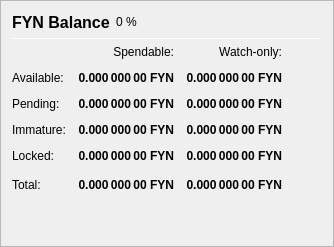
                   <widget class="QFrame" name="frame_Balances">
                    <property name="frameShape">
                     <enum>QFrame::StyledPanel</enum>
                    </property>
                    <property name="frameShadow">
                     <enum>QFrame::Raised</enum>
                    </property>
                    <layout class="QVBoxLayout" name="verticalLayout_4">
                     <item>
                      <layout class="QHBoxLayout" name="horizontalLayout_4">
                       <item>
                        <widget class="QLabel" name="label_5">
                         <property name="minimumSize">
                          <size>
                           <width>0</width>
                           <height>20</height>
                          </size>
                         </property>
                         <property name="font">
                          <font>
                           <pointsize>12</pointsize>
                           <weight>75</weight>
                           <bold>true</bold>
                          </font>
                         </property>
                         <property name="text">
                          <string>FYN Balance</string>
                         </property>
                        </widget>
                       </item>
                       <item>
                        <widget class="QLabel" name="labelFYNPercent">
                         <property name="text">
                          <string notr="true">0 %</string>
                         </property>
                        </widget>
                       </item>
                       <item>
                        <spacer name="horizontalSpacer_3">
                         <property name="orientation">
                          <enum>Qt::Horizontal</enum>
                         </property>
                         <property name="sizeHint" stdset="0">
                          <size>
                           <width>40</width>
                           <height>20</height>
                          </size>
                         </property>
                        </spacer>
                       </item>
                      </layout>
                     </item>
                     <item>
                      <widget class="Line" name="line_Balance">
                       <property name="minimumSize">
                        <size>
                         <width>0</width>
                         <height>1</height>
                        </size>
                       </property>
                       <property name="maximumSize">
                        <size>
                         <width>16777215</width>
                         <height>1</height>
                        </size>
                       </property>
                       <property name="orientation">
                        <enum>Qt::Horizontal</enum>
                       </property>
                      </widget>
                     </item>
                     <item>
                      <layout class="QGridLayout" name="gridLayout">
                       <property name="spacing">
                        <number>12</number>
                       </property>
                       <item row="0" column="1">
                        <widget class="QLabel" name="labelSpendable">
                         <property name="text">
                          <string>Spendable:</string>
                         </property>
                         <property name="alignment">
                          <set>Qt::AlignRight|Qt::AlignTrailing|Qt::AlignVCenter</set>
                         </property>
                        </widget>
                       </item>
                       <item row="0" column="2">
                        <widget class="QLabel" name="labelWatchonly">
                         <property name="text">
                          <string>Watch-only:</string>
                         </property>
                         <property name="alignment">
                          <set>Qt::AlignRight|Qt::AlignTrailing|Qt::AlignVCenter</set>
                         </property>
                        </widget>
                       </item>
                       <item row="1" column="0">
                        <widget class="QLabel" name="labelBalanceText">
                         <property name="text">
                          <string>Available:</string>
                         </property>
                        </widget>
                       </item>
                       <item row="1" column="1">
                        <widget class="QLabel" name="labelBalance">
                         <property name="font">
                          <font>
                           <weight>75</weight>
                           <bold>true</bold>
                          </font>
                         </property>
                         <property name="cursor">
                          <cursorShape>IBeamCursor</cursorShape>
                         </property>
                         <property name="toolTip">
                          <string>Your current spendable balance</string>
                         </property>
                         <property name="text">
                          <string notr="true">0.000 000 00 FYN</string>
                         </property>
                         <property name="alignment">
                          <set>Qt::AlignRight|Qt::AlignTrailing|Qt::AlignVCenter</set>
                         </property>
                         <property name="textInteractionFlags">
                          <set>Qt::LinksAccessibleByMouse|Qt::TextSelectableByKeyboard|Qt::TextSelectableByMouse</set>
                         </property>
                        </widget>
                       </item>
                       <item row="1" column="2">
                        <widget class="QLabel" name="labelWatchAvailable">
                         <property name="font">
                          <font>
                           <weight>75</weight>
                           <bold>true</bold>
                          </font>
                         </property>
                         <property name="cursor">
                          <cursorShape>IBeamCursor</cursorShape>
                         </property>
                         <property name="toolTip">
                          <string>Your current balance in watch-only addresses</string>
                         </property>
                         <property name="text">
                          <string notr="true">0.000 000 00 FYN</string>
                         </property>
                         <property name="alignment">
                          <set>Qt::AlignRight|Qt::AlignTrailing|Qt::AlignVCenter</set>
                         </property>
                         <property name="textInteractionFlags">
                          <set>Qt::LinksAccessibleByMouse|Qt::TextSelectableByKeyboard|Qt::TextSelectableByMouse</set>
                         </property>
                        </widget>
                       </item>
                       <item row="2" column="0">
                        <widget class="QLabel" name="labelPendingText">
                         <property name="text">
                          <string>Pending:</string>
                         </property>
                        </widget>
                       </item>
                       <item row="2" column="1">
                        <widget class="QLabel" name="labelUnconfirmed">
                         <property name="font">
                          <font>
                           <weight>75</weight>
                           <bold>true</bold>
                          </font>
                         </property>
                         <property name="cursor">
                          <cursorShape>IBeamCursor</cursorShape>
                         </property>
                         <property name="toolTip">
                          <string>Total of transactions that have yet to be confirmed, and do not yet count toward the spendable balance</string>
                         </property>
                         <property name="text">
                          <string notr="true">0.000 000 00 FYN</string>
                         </property>
                         <property name="alignment">
                          <set>Qt::AlignRight|Qt::AlignTrailing|Qt::AlignVCenter</set>
                         </property>
                         <property name="textInteractionFlags">
                          <set>Qt::LinksAccessibleByMouse|Qt::TextSelectableByKeyboard|Qt::TextSelectableByMouse</set>
                         </property>
                        </widget>
                       </item>
                       <item row="2" column="2">
                        <widget class="QLabel" name="labelWatchPending">
                         <property name="font">
                          <font>
                           <weight>75</weight>
                           <bold>true</bold>
                          </font>
                         </property>
                         <property name="cursor">
                          <cursorShape>IBeamCursor</cursorShape>
                         </property>
                         <property name="toolTip">
                          <string>Unconfirmed transactions to watch-only addresses</string>
                         </property>
                         <property name="text">
                          <string notr="true">0.000 000 00 FYN</string>
                         </property>
                         <property name="alignment">
                          <set>Qt::AlignRight|Qt::AlignTrailing|Qt::AlignVCenter</set>
                         </property>
                         <property name="textInteractionFlags">
                          <set>Qt::LinksAccessibleByMouse|Qt::TextSelectableByKeyboard|Qt::TextSelectableByMouse</set>
                         </property>
                        </widget>
                       </item>
                       <item row="3" column="0">
                        <widget class="QLabel" name="labelImmatureText">
                         <property name="text">
                          <string>Immature:</string>
                         </property>
                        </widget>
                       </item>
                       <item row="3" column="1">
                        <widget class="QLabel" name="labelImmature">
                         <property name="font">
                          <font>
                           <weight>75</weight>
                           <bold>true</bold>
                          </font>
                         </property>
                         <property name="cursor">
                          <cursorShape>IBeamCursor</cursorShape>
                         </property>
                         <property name="toolTip">
                          <string>Staked or masternode rewards that has not yet matured</string>
                         </property>
                         <property name="text">
                          <string notr="true">0.000 000 00 FYN</string>
                         </property>
                         <property name="alignment">
                          <set>Qt::AlignRight|Qt::AlignTrailing|Qt::AlignVCenter</set>
                         </property>
                         <property name="textInteractionFlags">
                          <set>Qt::LinksAccessibleByMouse|Qt::TextSelectableByKeyboard|Qt::TextSelectableByMouse</set>
                         </property>
                        </widget>
                       </item>
                       <item row="3" column="2">
                        <widget class="QLabel" name="labelWatchImmature">
                         <property name="font">
                          <font>
                           <weight>75</weight>
                           <bold>true</bold>
                          </font>
                         </property>
                         <property name="cursor">
                          <cursorShape>IBeamCursor</cursorShape>
                         </property>
                         <property name="toolTip">
                          <string>Staked or masternode rewards in watch-only addresses that has not yet matured</string>
                         </property>
                         <property name="text">
                          <string notr="true">0.000 000 00 FYN</string>
                         </property>
                         <property name="alignment">
                          <set>Qt::AlignRight|Qt::AlignTrailing|Qt::AlignVCenter</set>
                         </property>
                         <property name="textInteractionFlags">
                          <set>Qt::LinksAccessibleByMouse|Qt::TextSelectableByKeyboard|Qt::TextSelectableByMouse</set>
                         </property>
                        </widget>
                       </item>
                       <item row="4" column="0">
                        <widget class="QLabel" name="labelLockedBalanceText">
                         <property name="toolTip">
                          <string>Locked FYN or Masternode collaterals. These are excluded from zFYN minting.</string>
                         </property>
                         <property name="text">
                          <string>Locked:</string>
                         </property>
                        </widget>
                       </item>
                       <item row="4" column="1">
                        <widget class="QLabel" name="labelLockedBalance">
                         <property name="font">
                          <font>
                           <weight>75</weight>
                           <bold>true</bold>
                          </font>
                         </property>
                         <property name="cursor">
                          <cursorShape>IBeamCursor</cursorShape>
                         </property>
                         <property name="toolTip">
                          <string>Locked FYN or Masternode collaterals. These are excluded from zFYN minting.</string>
                         </property>
                         <property name="text">
                          <string notr="true">0.000 000 00 FYN</string>
                         </property>
                         <property name="alignment">
                          <set>Qt::AlignRight|Qt::AlignTrailing|Qt::AlignVCenter</set>
                         </property>
                         <property name="textInteractionFlags">
                          <set>Qt::LinksAccessibleByMouse|Qt::TextSelectableByKeyboard|Qt::TextSelectableByMouse</set>
                         </property>
                        </widget>
                       </item>
                       <item row="4" column="2">
                        <widget class="QLabel" name="labelWatchLocked">
                         <property name="font">
                          <font>
                           <weight>75</weight>
                           <bold>true</bold>
                          </font>
                         </property>
                         <property name="cursor">
                          <cursorShape>IBeamCursor</cursorShape>
                         </property>
                         <property name="toolTip">
                          <string>Current locked balance in watch-only addresses</string>
                         </property>
                         <property name="text">
                          <string notr="true">0.000 000 00 FYN</string>
                         </property>
                         <property name="alignment">
                          <set>Qt::AlignRight|Qt::AlignTrailing|Qt::AlignVCenter</set>
                         </property>
                         <property name="textInteractionFlags">
                          <set>Qt::LinksAccessibleByMouse|Qt::TextSelectableByKeyboard|Qt::TextSelectableByMouse</set>
                         </property>
                        </widget>
                       </item>
                       <item row="5" column="0">
                        <widget class="QLabel" name="labelTotalText">
                         <property name="text">
                          <string>Total:</string>
                         </property>
                         <property name="toolTip">
                          <string>Your current FYN balance, unconfirmed and immature transactions included</string>
                         </property>
                        </widget>
                       </item>
                       <item row="5" column="1">
                        <widget class="QLabel" name="labelTotal">
                         <property name="font">
                          <font>
                           <weight>75</weight>
                           <bold>true</bold>
                          </font>
                         </property>
                         <property name="cursor">
                          <cursorShape>IBeamCursor</cursorShape>
                         </property>
                         <property name="toolTip">
                          <string>Your current FYN balance, unconfirmed and immature transactions included</string>
                         </property>
                         <property name="text">
                          <string notr="true">0.000 000 00 FYN</string>
                         </property>
                         <property name="alignment">
                          <set>Qt::AlignRight|Qt::AlignTrailing|Qt::AlignVCenter</set>
                         </property>
                         <property name="textInteractionFlags">
                          <set>Qt::LinksAccessibleByMouse|Qt::TextSelectableByKeyboard|Qt::TextSelectableByMouse</set>
                         </property>
                        </widget>
                       </item>
                       <item row="5" column="2">
                        <widget class="QLabel" name="labelWatchTotal">
                         <property name="font">
                          <font>
                           <weight>75</weight>
                           <bold>true</bold>
                          </font>
                         </property>
                         <property name="cursor">
                          <cursorShape>IBeamCursor</cursorShape>
                         </property>
                         <property name="toolTip">
                          <string>Current total balance in watch-only addresses</string>
                         </property>
                         <property name="text">
                          <string notr="true">0.000 000 00 FYN</string>
                         </property>
                         <property name="alignment">
                          <set>Qt::AlignRight|Qt::AlignTrailing|Qt::AlignVCenter</set>
                         </property>
                         <property name="textInteractionFlags">
                          <set>Qt::LinksAccessibleByMouse|Qt::TextSelectableByKeyboard|Qt::TextSelectableByMouse</set>
                         </property>
                        </widget>
                       </item>
                       <item row="5" column="3">
                        <spacer name="horizontalSpacer_9">
                         <property name="orientation">
                          <enum>Qt::Horizontal</enum>
                         </property>
                         <property name="sizeHint" stdset="0">
                          <size>
                           <width>40</width>
                           <height>20</height>
                          </size>
                         </property>
                        </spacer>
                       </item>
                      </layout>
                     </item>
                     <item>
                      <spacer name="verticalSpacer_3">
                       <property name="orientation">
                        <enum>Qt::Vertical</enum>
                       </property>
                       <property name="sizeHint" stdset="0">
                        <size>
                         <width>20</width>
                         <height>40</height>
                        </size>
                       </property>
                      </spacer>
                     </item>
                    </layout>
                   </widget>
